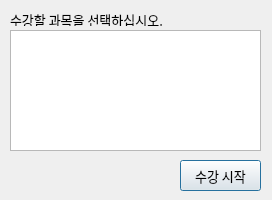
<?xml version="1.0" encoding="UTF-8"?>
<ui version="4.0">
 <class>Lectures</class>
 <widget class="QDialog" name="Lectures">
  <property name="geometry">
   <rect>
    <x>0</x>
    <y>0</y>
    <width>272</width>
    <height>200</height>
   </rect>
  </property>
  <property name="sizePolicy">
   <sizepolicy hsizetype="Fixed" vsizetype="Fixed">
    <horstretch>0</horstretch>
    <verstretch>0</verstretch>
   </sizepolicy>
  </property>
  <property name="baseSize">
   <size>
    <width>272</width>
    <height>200</height>
   </size>
  </property>
  <property name="windowTitle">
   <string>Dialog</string>
  </property>
  <widget class="QPushButton" name="btn_start">
   <property name="geometry">
    <rect>
     <x>180</x>
     <y>160</y>
     <width>81</width>
     <height>31</height>
    </rect>
   </property>
   <property name="font">
    <font>
     <family>Malgun Gothic</family>
     <pointsize>10</pointsize>
    </font>
   </property>
   <property name="text">
    <string>수강 시작</string>
   </property>
  </widget>
  <widget class="QLabel" name="label_3">
   <property name="geometry">
    <rect>
     <x>10</x>
     <y>10</y>
     <width>251</width>
     <height>16</height>
    </rect>
   </property>
   <property name="font">
    <font>
     <family>Malgun Gothic</family>
     <pointsize>10</pointsize>
    </font>
   </property>
   <property name="text">
    <string notr="true">&lt;html&gt;&lt;head/&gt;&lt;body&gt;&lt;p align=&quot;justify&quot;&gt;수강할 과목을 선택하십시오.&lt;/p&gt;&lt;/body&gt;&lt;/html&gt;</string>
   </property>
   <property name="alignment">
    <set>Qt::AlignCenter</set>
   </property>
   <property name="wordWrap">
    <bool>true</bool>
   </property>
  </widget>
  <widget class="QListWidget" name="lst_lectures">
   <property name="geometry">
    <rect>
     <x>10</x>
     <y>30</y>
     <width>251</width>
     <height>121</height>
    </rect>
   </property>
  </widget>
 </widget>
 <resources/>
 <connections/>
</ui>
